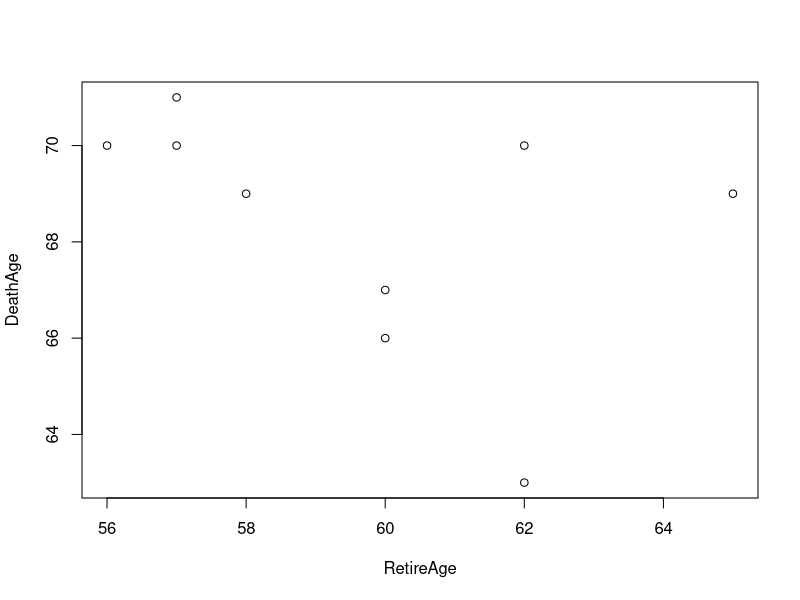
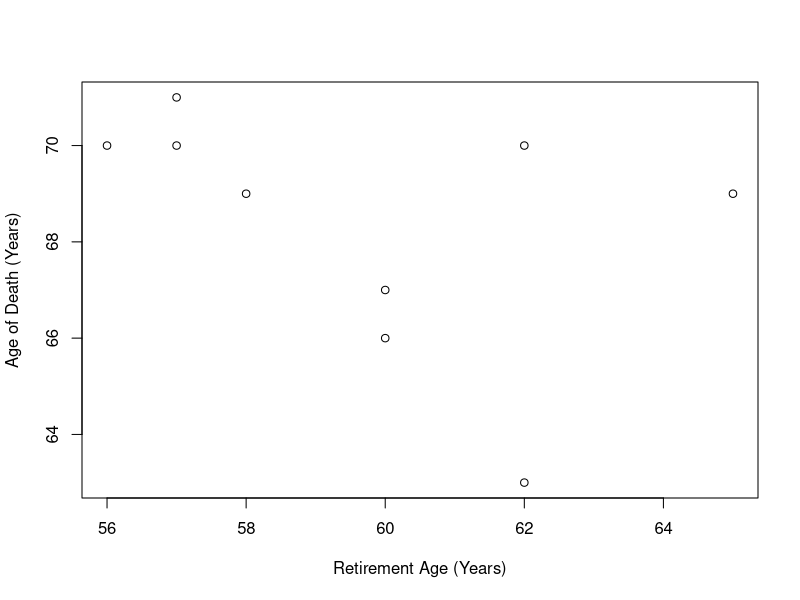
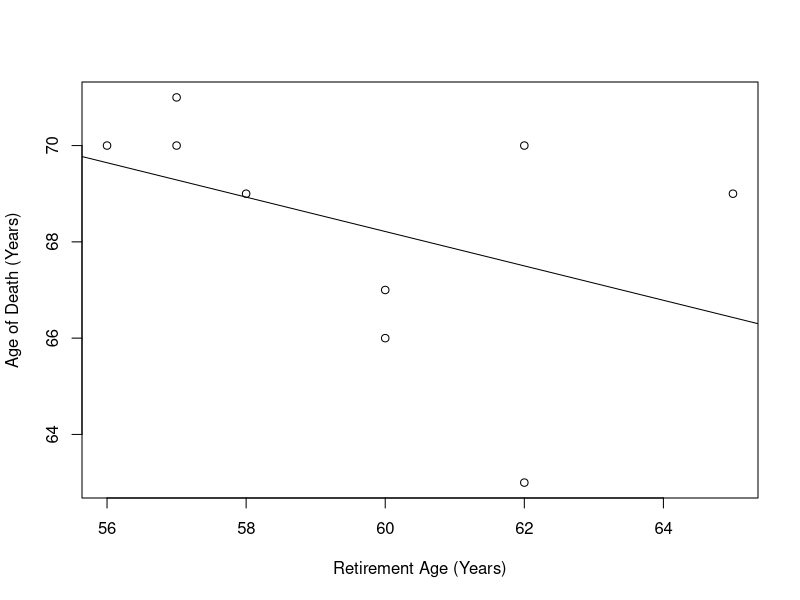
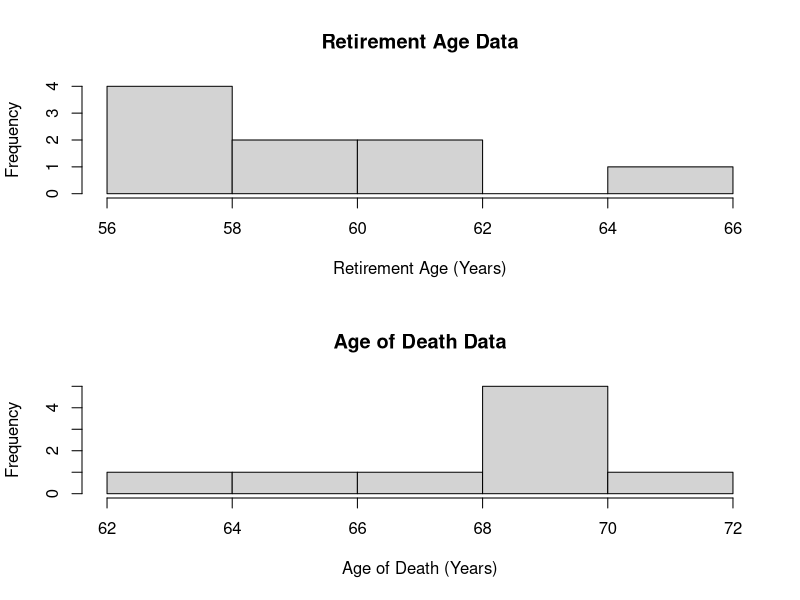
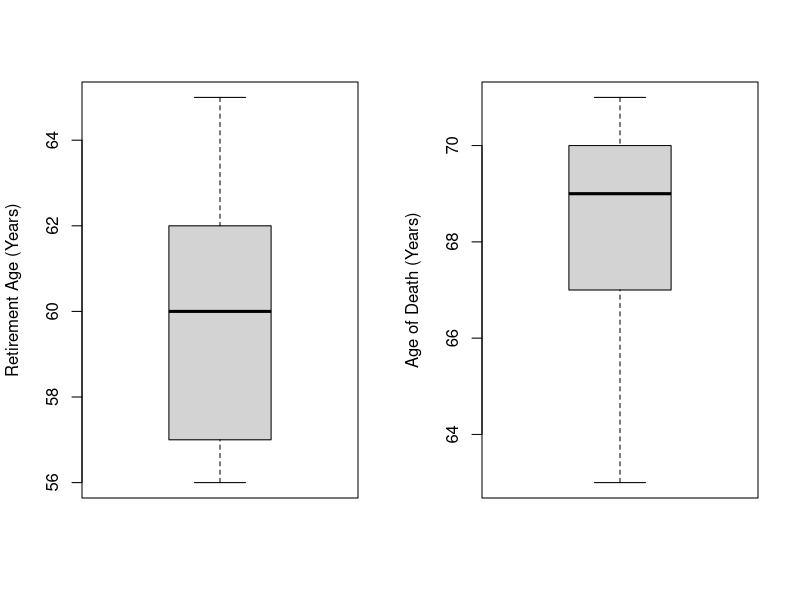
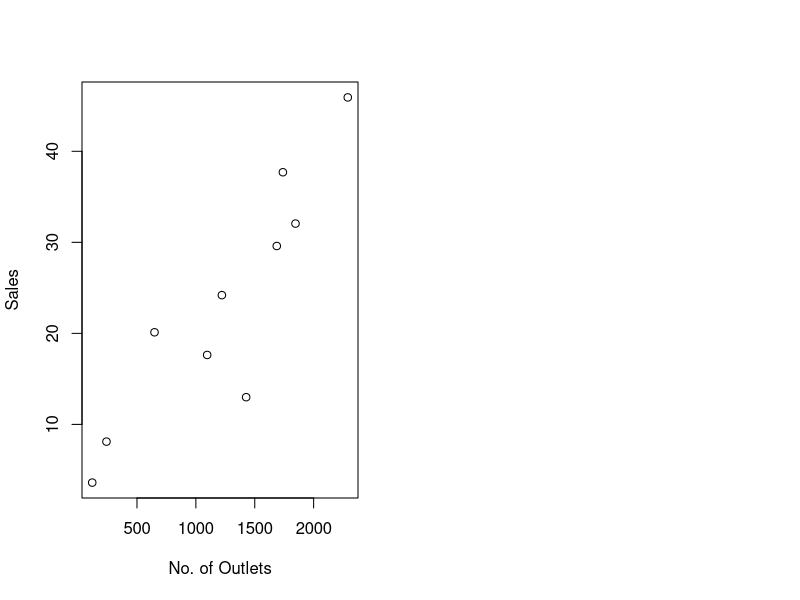
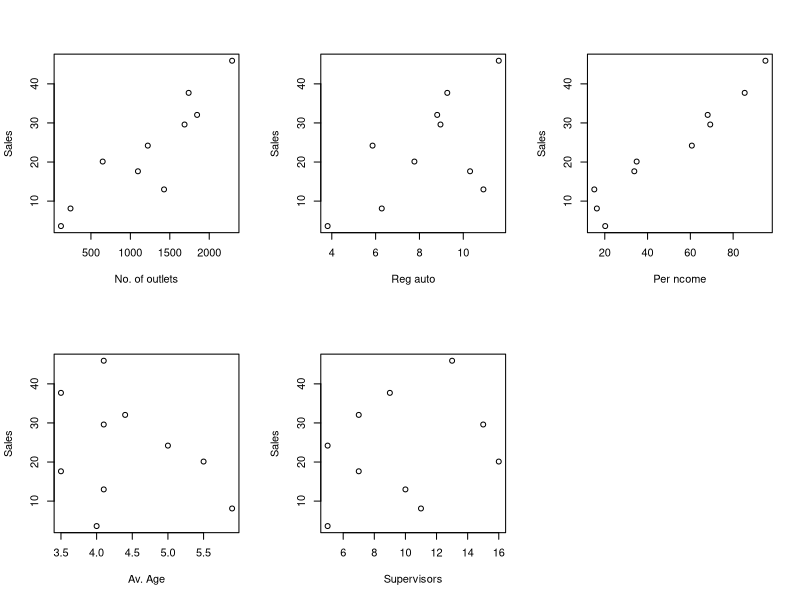
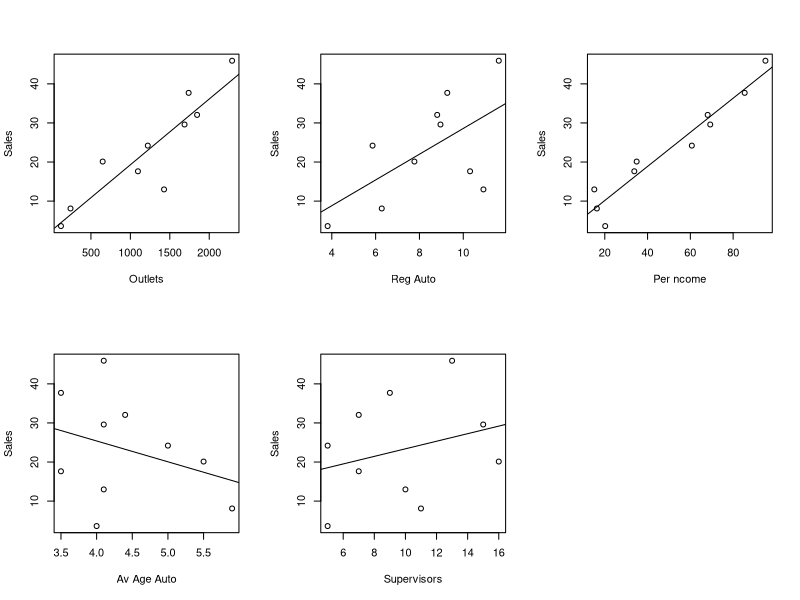

Generate these figures, in order, with R:
# Regression Tutorial & Lab Exercise Sheet 1

# Q1 (h) 
# (i) Scatter plot
RetireAge<-c(57,62,60,57,65,60,58,62,56)
DeathAge<-c(71,70,66,70,69,67,69,63,70)

# A data frame can also be be used to store the above vectors.
dataQ1<-data.frame(RetireAge,DeathAge)
View(dataQ1)

# To access data in the data frame we can use the following
dataQ1$RetireAge
dataQ1$DeathAge

# If we do not want to use the $ notation we can use the 
# attach function
p <- plot(RetireAge, DeathAge)
p
plot(RetireAge,DeathAge,xlab="Retirement Age (Years)",
     ylab="Age of Death (Years)") 

# (ii) Correlation coefficient
modelQ1<-lm(DeathAge~RetireAge) # create linear model
modelQ1

# For more info about model
summary(modelQ1)
coef(modelQ1) # see regression coefficients
modelQ1$coef # see regression coefficients

# (iii) Regression line plot
plot(RetireAge,DeathAge,xlab="Retirement Age (Years)",
     ylab="Age of Death (Years)")
abline(modelQ1)

# (iv) Correlation coefficient
cor(RetireAge,DeathAge) 

# (v) R-squared
cor(RetireAge,DeathAge)^2
summary(modelQ1) # We can also use the summary function to see R-squared

# Model Prediction
# We can use the predict function to calculate y values for given x
predict(modelQ1,data.frame(RetireAge = 76))  # one x values
xvalues<-c(60,61,62,63) # several x values
predict(modelQ1,data.frame(RetireAge = xvalues))  

# (vi)
mean(RetireAge)
median(RetireAge)

mean(DeathAge)
median(DeathAge)

# (vii) Histograms one above the other
par(mfrow=c(2,1))
hist(RetireAge,xlab="Retirement Age (Years)",main="Retirement Age Data")
hist(DeathAge,xlab="Age of Death (Years)",main="Age of Death Data")

# (viii) Boxplots side by side
par(mfrow=c(1,2))
boxplot(RetireAge,ylab="Retirement Age (Years)")
boxplot(DeathAge,ylab="Age of Death (Years)")

quantile(RetireAge)
quantile(DeathAge)

summary(RetireAge)
summary(DeathAge)

#######################################################################

# Q2 
# Read in the auto_sales.csv dataset.
# This contains several variables we will perfrom linear regerssion 
# between each of these variables individually


# (a) Input data
auto_data <- read.csv("auto_sales.csv")
auto_data
View(auto_data)
head(auto_data) # Look at first 6 rows of data. Useful for larger data sets. 

# (b) Summary of data
summary(auto_data)

# (c) Scatter plots
plot(auto_data$outlets,auto_data$sales,xlab="No. of Outlets",
     ylab="Sales")

# Eliminate the need for use of $
attach(auto_data)
par(mfrow=c(2,3))
plot(outlets,sales,xlab="No. of outlets",ylab="Sales")
plot(reg_auto,sales,xlab="Reg auto",ylab="Sales")
plot(Per_ncome,sales,xlab="Per ncome",ylab="Sales")
plot(Av_age_auto,sales,xlab="Av. Age",ylab="Sales")
plot(supervisors,sales,xlab="Supervisors",ylab="Sales")

# (d) 
modelQ2_outlet<-lm(sales~outlets)
modelQ2_reg_auto<-lm(sales~reg_auto)
modelQ2_Per_ncome<-lm(sales~Per_ncome)
modelQ2_Av_age_auto<-lm(sales~Av_age_auto)
modelQ2_supervisors<-lm(sales~supervisors)

# (e)
par(mfrow=c(2,3))
plot(outlets,sales,xlab="Outlets", ylab="Sales")
abline(modelQ2_outlet)

plot(reg_auto,sales,xlab="Reg Auto", ylab="Sales")
abline(modelQ2_reg_auto)

plot(Per_ncome,sales, xlab="Per ncome", ylab="Sales")
abline(modelQ2_Per_ncome)

plot(Av_age_auto,sales,xlab="Av Age Auto", ylab="Sales")
abline(modelQ2_Av_age_auto)

plot(supervisors,sales,xlab="Supervisors", ylab="Sales")
abline(modelQ2_supervisors)

# (f) 
summary(modelQ2_outlet)
summary(modelQ2_reg_auto)
summary(modelQ2_Per_ncome)
summary(modelQ2_Av_age_auto)
summary(modelQ2_supervisors)

# (g)
# Create model with all predictors included - multiple linear regression!
auto.model.all <- lm(sales~., data = auto_data)

# Investigate model parameters. Note which terms are significant and which are not!!
summary(auto.model.all) 

# Q3(e) - Similar to Q1(h)
